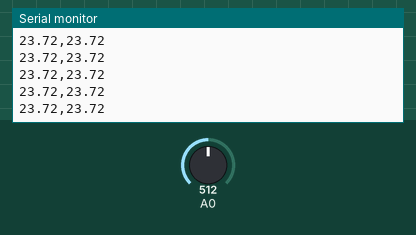
This sketch was run on a simulated Arduino Uno, built with avr-gcc and run on an emulated ATmega328P. On the bench: the last lines printed to the serial monitor. Inputs (shaded band) come from the test bench; at power-on: A0 = 512.

Above: at 1.2 s.
1.3 s: A0 set to 150
At 2.1 s:
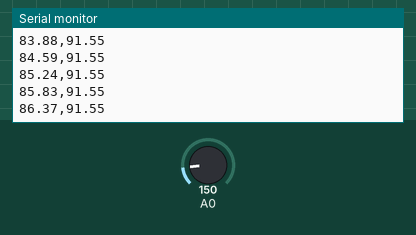
2.8 s: A0 set to 124
At 3.5 s:
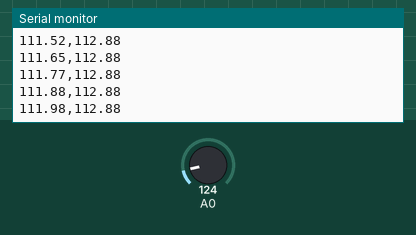
4.3 s: A0 set to 4
At 4.9 s:
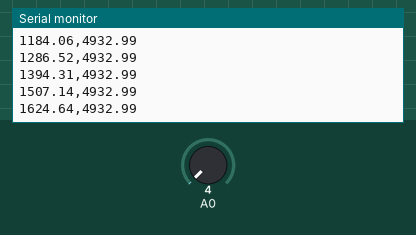
5.8 s: A0 set to 1
At 6.4 s:
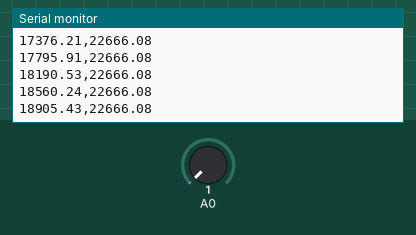
Timing chart, 0 to 8.8 s (numbered marks = the images above; inputs shaded):
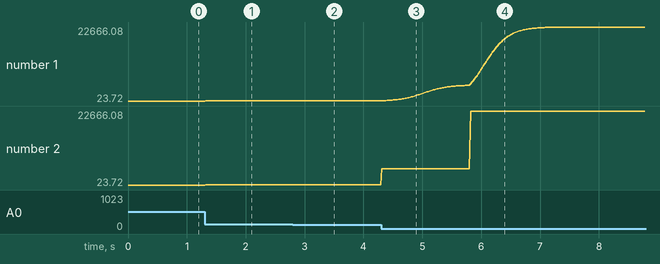

Measured:
- after the input at 1.3 s, the serial monitor: prints a new line at once (image 1)
- plotted number 1: 23.72 → 91.38 after the input at 1.3 s
- plotted number 2: 23.72 → 91.55 after the input at 1.3 s

The sketch:

irSensor.ino
```cpp
float sensorValue;
float filterValue;
float sensitivity = 0.1;

void setup() {
  Serial.begin(9600);
  sensorValue = analogRead(A0);
  filterValue = sensorValue;
}

void loop() {
  sensorValue = analogRead(A0);
  filterValue = (1 - sensitivity) * filterValue + sensitivity * sensorValue;

  float voltage = filterValue * 5 / 1024.0;
  float distance = 65 * pow(voltage, -1.10);

  Serial.print(distance);
  Serial.print(",");
  Serial.println(65 * pow(sensorValue * 5 / 1024.0, -1.10));

  delay(20);
}

//#define num 20
//float sensorValues[num];
//
//void setup() {
//  Serial.begin(9600);
//}
//
//void loop() {
//  for (int i = 0; i < num - 1; i++) {
//    sensorValues[i] = sensorValues[i + 1];
//  }
//  float sensorValue = analogRead(A0);
//  sensorValues[num - 1] = sensorValue;
//  float filterValue = 0;
//  for (int i = 0; i < num; i++) {
//    filterValue += sensorValues[i];
//  }
//  filterValue /= num;
//
//  Serial.print(65 * pow(filterValue * 5 / 1024.0, -1.10));
//  Serial.print(",");
//  Serial.println(65 * pow(sensorValue * 5 / 1024.0, -1.10));
//
//  delay(20);
//}
```
